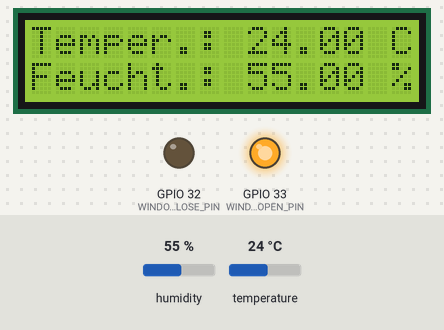
Simulated run of this sketch. Board: ESP32. Parts: 16×2 character LCD, output pins drawn as LEDs (lit = HIGH). Inputs (shaded band) come from the test bench; at power-on: temperature 24 °C, humidity 55 %.

Above: at 5.2 s.
5.3 s: temperature set to 22.4 °C
At 16.7 s:
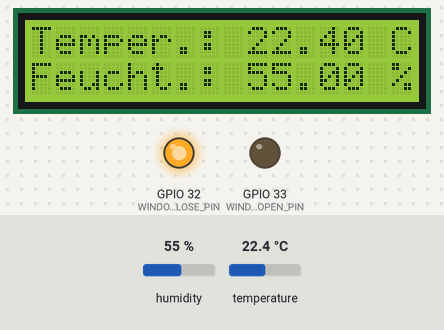
19.3 s: humidity set to 22 %
At 29.3 s:
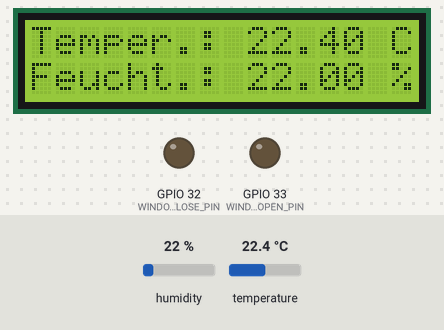
29.6 s: humidity set to 40 %
At 38.7 s:
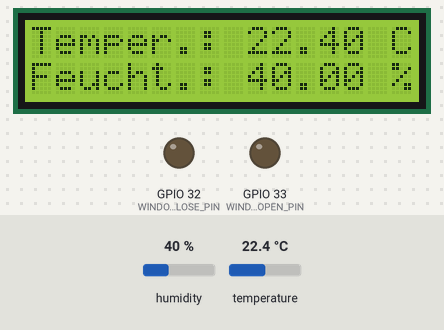
39.7 s: temperature set to 12 °C
At 48.9 s:
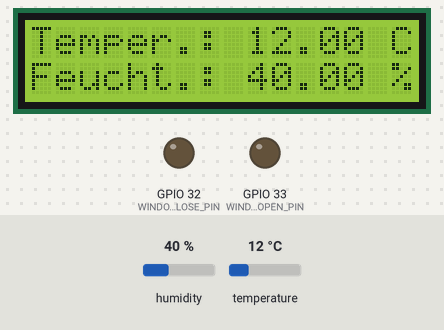
Timing chart, 0 to 50.4 s (numbered marks = the images above; inputs shaded):
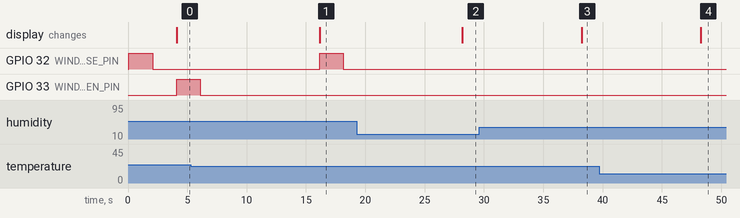

The sketch:

main.ino
```cpp
#include <LiquidCrystal_I2C.h>
#include "DHT.h"

#define WINDOW_CLOSE_PIN 32
#define WINDOW_OPEN_PIN 33
#define DHT_PIN 25

DHT dht(DHT_PIN, DHT22);

const int LCD_COLS = 16;
const int LCD_ROWS = 2;
LiquidCrystal_I2C lcd(0x27, LCD_COLS, LCD_ROWS);

float temperature;
float humidity;
float heatIndex;

// https://en.wikipedia.org/wiki/Heat_index
const float HEAT_INDEX_THRESH = 23.0;

bool windowOpen = false;

void setup()
{
    Serial.begin(115200);
    pinMode(WINDOW_CLOSE_PIN, OUTPUT);
    pinMode(WINDOW_OPEN_PIN, OUTPUT);
    dht.begin();
    lcd.init();
    lcd.backlight();
    lcd.clear();
    // TODO: is it save to push close when window already closed?
    // ensure we have a closed window when we start
    closeWindow();
    delay(2000);
}

void measure() {
    temperature = dht.readTemperature();
    humidity = dht.readHumidity();
    heatIndex = dht.computeHeatIndex(temperature, humidity, false);
}

void display() {
    lcd.clear();

    lcd.setCursor(0, 0);
    lcd.print("Temper.: ");
    lcd.print(temperature);
    lcd.print(" C");

    lcd.setCursor(0, 1);
    lcd.print("Feucht.: ");
    lcd.print(humidity);
    lcd.print(" %");
}

void closeWindow() {
    digitalWrite(WINDOW_CLOSE_PIN, HIGH);
    delay(2000);
    digitalWrite(WINDOW_CLOSE_PIN, LOW);
}

void openWindow() {
    digitalWrite(WINDOW_OPEN_PIN, HIGH);
    delay(2000);
    digitalWrite(WINDOW_OPEN_PIN, LOW);
}

void handleWindow() {
    if(heatIndex >= HEAT_INDEX_THRESH) {
        if(!windowOpen) {
            openWindow();
            windowOpen = true;
        }
    } else {
        if(windowOpen) {
            closeWindow();
            windowOpen = false;
        }
    }
}

void loop()
{
    measure();
    display();
    handleWindow();
    // 10s
    delay(10000);
}
```

Measured:
- the behaviour switches between 23.2 and 23.1 °C on temperature (found by bisection; images 0 and 1)
- after the input at 5.3 s, GPIO 32 (WINDOW_CLOSE_PIN): LOW → HIGH after 10.8 s, → LOW 2.0 s later; the display: changes after 10.8 s (image 1)
- after the input at 19.3 s, the display: changes after 8.9 s (image 2)
- after the input at 29.6 s, the display: changes after 8.6 s (image 3)
- after the input at 39.7 s, the display: changes after 8.6 s (image 4)
